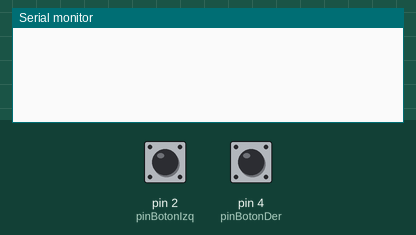
Recording of a sketch running on a simulated Arduino Uno, built with avr-gcc and run on an emulated ATmega328P. Parts: the last lines printed to the serial monitor. Inputs (shaded band) come from the test bench; at power-on: pin 2 (pinBotonIzq) LOW, pin 4 (pinBotonDer) LOW.

Above: at 1.2 s.
1.3 s: pin 2 (pinBotonIzq) pulled HIGH for 0.15 s
At 2.5 s:
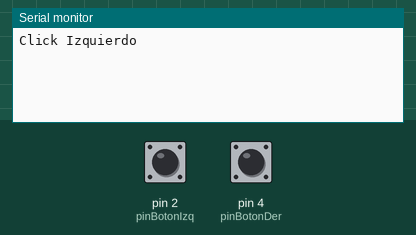
2.9 s: pin 4 (pinBotonDer) pulled HIGH for 0.15 s
At 4.0 s:
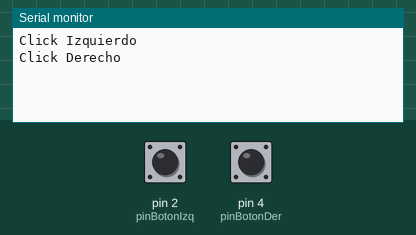

The sketch:

codigoClickDerIzq.ino
```cpp
// 2024-03-28
// codigo click derecho click izquierdo
// queremos que este código distinga entre click derecho y click izquierdo imprimiendo en la consola según corresponde la respuesta de la accion.
// por josefinasanchezr
// hecho con Arduino IDE 1.8.19
// para Arduino UNO R3

// Definimos los pines que vamos a utilizar

// Pin donde está conectado el botón izquierdo
const int pinBotonIzq = 2;
// Pin donde está conectado el botón izquierdo
const int pinBotonDer = 4;


void setup() {
  // Configuramos el pin del botón como entrada
  pinMode(pinBotonIzq, INPUT);
  // Inicializamos la comunicación serial para imprimir en la consola
  Serial.begin(9600);
}

void loop() {
  // Leemos el estado del botón izquierdo
  int estadoBotonIzq = digitalRead(pinBotonIzq);

  // Si el botón izquierdo está presionado
  if (estadoBotonIzq == HIGH) {
    // Imprimimos en la consola
    Serial.println("Click Izquierdo");
    // Se imprime "Click Izquierdo" cada vez que apretamos el boton siempre y cuando pasen 500 milisegundos antes
    delay(500);
  } else {

  }
  // Leemos el estado del botón izquierdo
  int estadoBotonDer = digitalRead(pinBotonDer);

  // Si el botón izquierdo está presionado
  if (estadoBotonDer == HIGH) {
    // Imprimimos en la consola
    Serial.println("Click Derecho");
    // Se imprime "Click Derecho" cada vez que apretamos el boton siempre y cuando pasen 500 milisegundos antes
    delay(500);
  } else {

  }


}
```

Measured:
- after the input at 1.3 s, the serial monitor: prints a new line at once (image 1)
- after the input at 2.9 s, the serial monitor: prints a new line at once (image 2)
